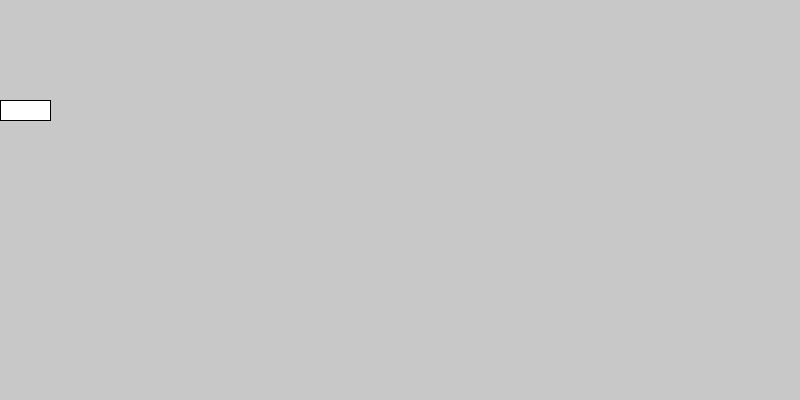
Frame 1 (no input)
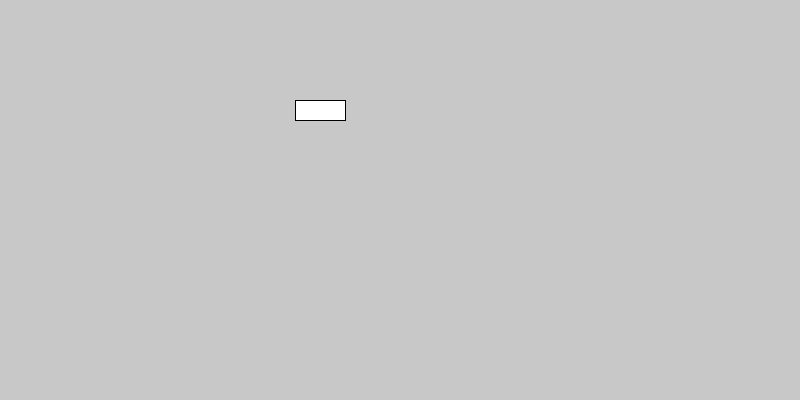
Frame 60 (the mouse pressed at the canvas centre just before this capture)
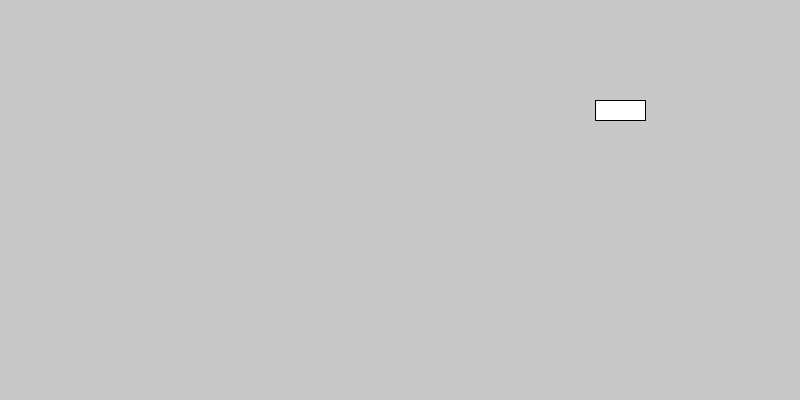
Frame 120 (the mouse held since frame 60 and released just before this capture)

The Processing sketch that drew these frames (run headless with seeded random() and noise(); from frame 60 on, the mouse is pressed at the canvas centre):

// Processing sketch: nave_2
// ── nave_2.pde
int posX = 0;
int anchoRect = 50;
int altoRect = 20;
int direccion = 1;
int velocidad = 5;

void setup()
{
  size(800, 400);
}

void draw()
{
  background(200);
  rect(posX, 100, anchoRect, altoRect);
  
  
  if(posX >= width - anchoRect){
    direccion = -1;
  }
  if(posX <= 0){
    direccion = 1;
  }
  
  //posX++ <==> posX = posX + 1
  posX = posX + (velocidad * direccion);
}

void mouseClicked(){

}

void keyPressed(){

}
